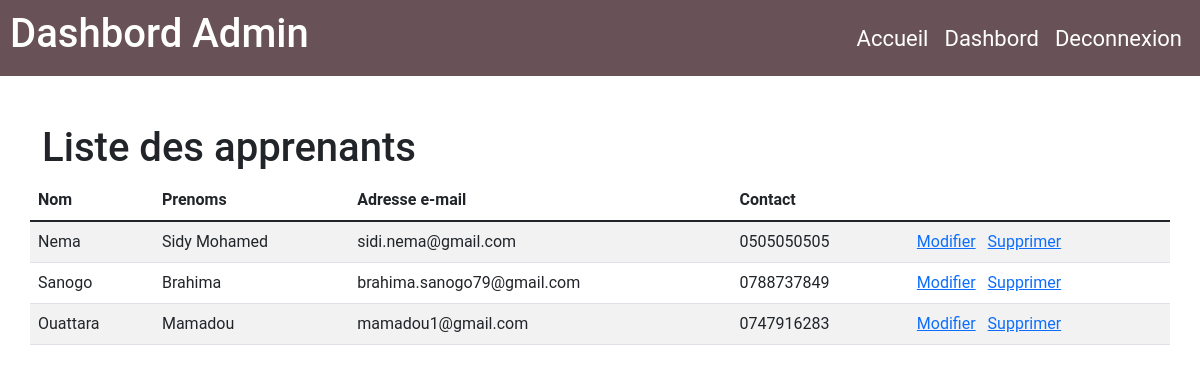
The page /views/apprenant.php (signed in) on the database its author committed.
### tables this page shows
CREATE TABLE `apprenant` (
  `id_apprenant` int(11) NOT NULL,
  `nom_apprenant` varchar(250) DEFAULT NULL,
  `prenom_apprenant` varchar(250) DEFAULT NULL,
  `email_apprenant` varchar(250) DEFAULT NULL,
  `pass_apprenant` varchar(250) DEFAULT NULL,
  `contact_apprenant` varchar(250) DEFAULT NULL
);

### views/apprenant.php (the view, shortened to what this page needs)
<!DOCTYPE html>
<html lang="en">
<head>
    <?php include('styleLinks.php')?>
</head>
<body>
    <?php include('header.php') ?>
    <div class="container">
        <div class="row mt-5">
            <h1 class="">Liste des apprenants</h1>
            <table class="table table-striped text-centertable-bordered">
                <thead>
                    <tr>
                        <th>Nom</th>
                        <th>Prenoms</th>
                        <th>Adresse e-mail</th>
                        <th>Contact</th>
                        <th></th>
                    </tr>
                </thead>
                <tbody>
                    <?php
                    require('../model/database.php');
                    $selection = $bdd->query('SELECT * FROM apprenant');
                    while ($app = $selection->fetch()) {
                        ?>
                    <tr>
                        <td><?= $app['nom_apprenant']?></td>
                        <td><?= $app['prenom_apprenant']?></td>
                        <td><?= $app['email_apprenant']?></td>
                        <td><?= $app['contact_apprenant']?></td>
                        <?php
                        echo '<td> <a href="../updateStudent.php?id=' . $app['id_apprenant'] . '" class="m-2">
                                Modifier</a> <a href="../deleteStudent.php?id=' . $app['id_apprenant'] . '" class="">
                                Supprimer</a> </td>'; ?>
                    </tr>
                    <?php
                    }
                    ?>
                </tbody>
            </table>
        </div>
    </div>
</body>
</html>

### assets/style/myStyle.css (style rules this page uses)
* { margin: 0px; padding: 0; font-family: 'Roboto', sans-serif; text-decoration: none; }
body { background-color: #ffffff; }

### rows shown on the page
apprenant: nom_apprenant "Nema", prenom_apprenant "Sidy Mohamed", email_apprenant "sidi.nema@gmail.com", contact_apprenant "0505050505"
apprenant: nom_apprenant "Sanogo", prenom_apprenant "Brahima", email_apprenant "brahima.sanogo79@gmail.com", contact_apprenant "0788737849"
apprenant: nom_apprenant "Ouattara", prenom_apprenant "Mamadou", email_apprenant "mamadou1@gmail.com", contact_apprenant "0747916283"
